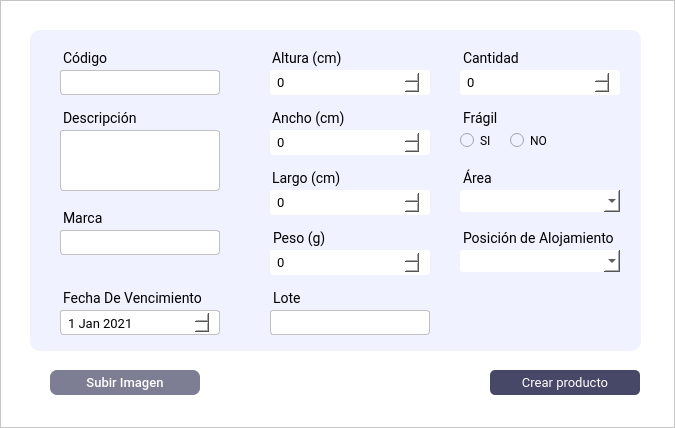
<?xml version="1.0" encoding="UTF-8"?>
<ui version="4.0">
 <class>MainWindow</class>
 <widget class="QMainWindow" name="MainWindow">
  <property name="geometry">
   <rect>
    <x>0</x>
    <y>0</y>
    <width>675</width>
    <height>428</height>
   </rect>
  </property>
  <property name="windowTitle">
   <string>Nuevo Producto</string>
  </property>
  <property name="toolTipDuration">
   <number>0</number>
  </property>
  <widget class="QWidget" name="centralwidget">
   <layout class="QVBoxLayout" name="verticalLayout">
    <property name="spacing">
     <number>0</number>
    </property>
    <property name="leftMargin">
     <number>0</number>
    </property>
    <property name="topMargin">
     <number>0</number>
    </property>
    <property name="rightMargin">
     <number>0</number>
    </property>
    <property name="bottomMargin">
     <number>0</number>
    </property>
    <item>
     <widget class="QFrame" name="frame_2">
      <property name="minimumSize">
       <size>
        <width>0</width>
        <height>300</height>
       </size>
      </property>
      <property name="maximumSize">
       <size>
        <width>16777215</width>
        <height>16777215</height>
       </size>
      </property>
      <property name="styleSheet">
       <string notr="true">background: #fff;
</string>
      </property>
      <property name="frameShape">
       <enum>QFrame::StyledPanel</enum>
      </property>
      <property name="frameShadow">
       <enum>QFrame::Raised</enum>
      </property>
      <widget class="QFrame" name="frame_3">
       <property name="geometry">
        <rect>
         <x>30</x>
         <y>30</y>
         <width>611</width>
         <height>321</height>
        </rect>
       </property>
       <property name="maximumSize">
        <size>
         <width>16777215</width>
         <height>400</height>
        </size>
       </property>
       <property name="styleSheet">
        <string notr="true">border-radius: 10px;
background-color: rgb(240, 242, 255);
</string>
       </property>
       <property name="frameShape">
        <enum>QFrame::StyledPanel</enum>
       </property>
       <property name="frameShadow">
        <enum>QFrame::Raised</enum>
       </property>
       <widget class="QLabel" name="label_cantidad">
        <property name="geometry">
         <rect>
          <x>420</x>
          <y>10</y>
          <width>158</width>
          <height>27</height>
         </rect>
        </property>
        <property name="maximumSize">
         <size>
          <width>500</width>
          <height>16777215</height>
         </size>
        </property>
        <property name="font">
         <font>
          <family>Roboto</family>
          <pointsize>-1</pointsize>
         </font>
        </property>
        <property name="styleSheet">
         <string notr="true">font-family: Roboto;
font-size: 14px;
margin-top:10px;
margin-left:10px

</string>
        </property>
        <property name="text">
         <string>Cantidad</string>
        </property>
       </widget>
       <widget class="QLabel" name="label_ancho">
        <property name="geometry">
         <rect>
          <x>229</x>
          <y>70</y>
          <width>90</width>
          <height>27</height>
         </rect>
        </property>
        <property name="maximumSize">
         <size>
          <width>90</width>
          <height>16777215</height>
         </size>
        </property>
        <property name="font">
         <font>
          <family>Roboto</family>
          <pointsize>-1</pointsize>
         </font>
        </property>
        <property name="styleSheet">
         <string notr="true">font-family: Roboto;
font-size: 14px;
color: #000;
margin-top:10px;
margin-left:10px

</string>
        </property>
        <property name="text">
         <string>Ancho (cm)</string>
        </property>
       </widget>
       <widget class="QLabel" name="label_ubicacion">
        <property name="geometry">
         <rect>
          <x>20</x>
          <y>70</y>
          <width>91</width>
          <height>27</height>
         </rect>
        </property>
        <property name="font">
         <font>
          <family>Roboto</family>
          <pointsize>-1</pointsize>
         </font>
        </property>
        <property name="styleSheet">
         <string notr="true">font-family: Roboto;
font-size: 14px;
margin-top:10px;
margin-left:10px

</string>
        </property>
        <property name="text">
         <string>Descripción</string>
        </property>
       </widget>
       <widget class="QLabel" name="label_altura">
        <property name="geometry">
         <rect>
          <x>229</x>
          <y>10</y>
          <width>90</width>
          <height>27</height>
         </rect>
        </property>
        <property name="maximumSize">
         <size>
          <width>90</width>
          <height>16777215</height>
         </size>
        </property>
        <property name="font">
         <font>
          <family>Roboto</family>
          <pointsize>-1</pointsize>
         </font>
        </property>
        <property name="styleSheet">
         <string notr="true">font-family: Roboto;
font-size: 14px;
margin-top:10px;
margin-left:10px

</string>
        </property>
        <property name="text">
         <string>Altura (cm)</string>
        </property>
       </widget>
       <widget class="QLabel" name="label_codigo">
        <property name="geometry">
         <rect>
          <x>20</x>
          <y>10</y>
          <width>101</width>
          <height>27</height>
         </rect>
        </property>
        <property name="font">
         <font>
          <family>Roboto</family>
          <pointsize>-1</pointsize>
         </font>
        </property>
        <property name="styleSheet">
         <string notr="true">font-family: Roboto;
font-size: 14px;
margin-top:10px;
margin-left:10px

</string>
        </property>
        <property name="text">
         <string>Código</string>
        </property>
       </widget>
       <widget class="QLineEdit" name="codigo_input">
        <property name="geometry">
         <rect>
          <x>20</x>
          <y>40</y>
          <width>170</width>
          <height>25</height>
         </rect>
        </property>
        <property name="minimumSize">
         <size>
          <width>0</width>
          <height>0</height>
         </size>
        </property>
        <property name="maximumSize">
         <size>
          <width>16777215</width>
          <height>25</height>
         </size>
        </property>
        <property name="styleSheet">
         <string notr="true">QLineEdit{
background-color: #fff;
border: 0.5px solid #c1c1c1;
border-radius: 3px;
padding: 4 5px;
color: #e9e9;
font-family:Roboto;
font-size:13px;
font-weight: 400;
margin-left: 10px;

}</string>
        </property>
        <property name="text">
         <string/>
        </property>
        <property name="placeholderText">
         <string/>
        </property>
       </widget>
       <widget class="QLabel" name="label_lote">
        <property name="geometry">
         <rect>
          <x>230</x>
          <y>250</y>
          <width>154</width>
          <height>27</height>
         </rect>
        </property>
        <property name="maximumSize">
         <size>
          <width>154</width>
          <height>16777215</height>
         </size>
        </property>
        <property name="font">
         <font>
          <family>Roboto</family>
          <pointsize>-1</pointsize>
         </font>
        </property>
        <property name="styleSheet">
         <string notr="true">font-family: Roboto;
font-size: 14px;
margin-top:10px;
margin-left:10px

</string>
        </property>
        <property name="text">
         <string>Lote</string>
        </property>
       </widget>
       <widget class="QLabel" name="label_peso">
        <property name="geometry">
         <rect>
          <x>230</x>
          <y>190</y>
          <width>71</width>
          <height>27</height>
         </rect>
        </property>
        <property name="font">
         <font>
          <family>Roboto</family>
          <pointsize>-1</pointsize>
         </font>
        </property>
        <property name="styleSheet">
         <string notr="true">font-family: Roboto;
font-size: 14px;
margin-top:10px;
margin-left:10px

</string>
        </property>
        <property name="text">
         <string>Peso (g)</string>
        </property>
       </widget>
       <widget class="QLabel" name="label_marca">
        <property name="geometry">
         <rect>
          <x>20</x>
          <y>170</y>
          <width>100</width>
          <height>27</height>
         </rect>
        </property>
        <property name="font">
         <font>
          <family>Roboto</family>
          <pointsize>-1</pointsize>
         </font>
        </property>
        <property name="styleSheet">
         <string notr="true">font-family: Roboto;
font-size: 14px;
margin-top:10px;
margin-left:10px

</string>
        </property>
        <property name="text">
         <string>Marca</string>
        </property>
       </widget>
       <widget class="QLabel" name="label_largo">
        <property name="geometry">
         <rect>
          <x>229</x>
          <y>130</y>
          <width>90</width>
          <height>27</height>
         </rect>
        </property>
        <property name="maximumSize">
         <size>
          <width>90</width>
          <height>16777215</height>
         </size>
        </property>
        <property name="font">
         <font>
          <family>Roboto</family>
          <pointsize>-1</pointsize>
         </font>
        </property>
        <property name="styleSheet">
         <string notr="true">font-family: Roboto;
font-size: 14px;
margin-top:10px;
margin-left:10px

</string>
        </property>
        <property name="text">
         <string>Largo (cm)</string>
        </property>
       </widget>
       <widget class="QLineEdit" name="lote_input">
        <property name="geometry">
         <rect>
          <x>230</x>
          <y>280</y>
          <width>170</width>
          <height>25</height>
         </rect>
        </property>
        <property name="minimumSize">
         <size>
          <width>0</width>
          <height>0</height>
         </size>
        </property>
        <property name="maximumSize">
         <size>
          <width>16777215</width>
          <height>25</height>
         </size>
        </property>
        <property name="styleSheet">
         <string notr="true">QLineEdit{
background-color: #fff;
border: 0.5px solid #c1c1c1;
border-radius: 3px;
padding: 4 5px;
color: #e9e9;
font-family:Roboto;
font-size:13px;
font-weight: 400;
margin-left: 10px;

}
</string>
        </property>
        <property name="inputMethodHints">
         <set>Qt::ImhNone</set>
        </property>
        <property name="echoMode">
         <enum>QLineEdit::Normal</enum>
        </property>
        <property name="placeholderText">
         <string/>
        </property>
       </widget>
       <widget class="QSpinBox" name="peso_num">
        <property name="geometry">
         <rect>
          <x>230</x>
          <y>220</y>
          <width>170</width>
          <height>25</height>
         </rect>
        </property>
        <property name="styleSheet">
         <string notr="true">background-color: #fff;
border-radius: 3px;
padding: 4 5px;
color: rgb(0, 0, 0);
font-family:Roboto;
border: none;
font-size:13px;
font-weight: 400;
margin-left: 10px;
</string>
        </property>
        <property name="minimum">
         <number>0</number>
        </property>
        <property name="maximum">
         <number>9999</number>
        </property>
       </widget>
       <widget class="QSpinBox" name="altura_num">
        <property name="geometry">
         <rect>
          <x>230</x>
          <y>40</y>
          <width>170</width>
          <height>25</height>
         </rect>
        </property>
        <property name="styleSheet">
         <string notr="true">background-color: #fff;
border-radius: 3px;
padding: 4 5px;
color: rgb(0, 0, 0);
font-family:Roboto;
border: none;
font-size:13px;
font-weight: 400;
margin-left: 10px;
</string>
        </property>
        <property name="minimum">
         <number>0</number>
        </property>
        <property name="maximum">
         <number>9999</number>
        </property>
       </widget>
       <widget class="QSpinBox" name="ancho_num">
        <property name="geometry">
         <rect>
          <x>230</x>
          <y>100</y>
          <width>170</width>
          <height>25</height>
         </rect>
        </property>
        <property name="styleSheet">
         <string notr="true">background-color: #fff;
border-radius: 3px;
padding: 4 5px;
color: rgb(0, 0, 0);
font-family:Roboto;
border: none;
font-size:13px;
font-weight: 400;
margin-left: 10px;
</string>
        </property>
        <property name="minimum">
         <number>0</number>
        </property>
        <property name="maximum">
         <number>9999</number>
        </property>
       </widget>
       <widget class="QSpinBox" name="largo_num">
        <property name="geometry">
         <rect>
          <x>230</x>
          <y>160</y>
          <width>170</width>
          <height>25</height>
         </rect>
        </property>
        <property name="styleSheet">
         <string notr="true">background-color: #fff;
border-radius: 3px;
padding: 4 5px;
color: rgb(0, 0, 0);
font-family:Roboto;
border: none;
font-size:13px;
font-weight: 400;
margin-left: 10px;
</string>
        </property>
        <property name="minimum">
         <number>0</number>
        </property>
        <property name="maximum">
         <number>999</number>
        </property>
       </widget>
       <widget class="QSpinBox" name="cantidad_num">
        <property name="geometry">
         <rect>
          <x>420</x>
          <y>40</y>
          <width>170</width>
          <height>25</height>
         </rect>
        </property>
        <property name="styleSheet">
         <string notr="true">background-color: #fff;
border-radius: 3px;
padding: 4 5px;
color: rgb(0, 0, 0);
font-family:Roboto;
border: none;
font-size:13px;
font-weight: 400;
margin-left: 10px;
</string>
        </property>
        <property name="minimum">
         <number>0</number>
        </property>
        <property name="maximum">
         <number>9999</number>
        </property>
       </widget>
       <widget class="QLabel" name="label_fragil">
        <property name="geometry">
         <rect>
          <x>420</x>
          <y>70</y>
          <width>90</width>
          <height>27</height>
         </rect>
        </property>
        <property name="maximumSize">
         <size>
          <width>90</width>
          <height>16777215</height>
         </size>
        </property>
        <property name="font">
         <font>
          <family>Roboto</family>
          <pointsize>-1</pointsize>
         </font>
        </property>
        <property name="styleSheet">
         <string notr="true">font-family: Roboto;
font-size: 14px;
margin-top:10px;
margin-left:10px

</string>
        </property>
        <property name="text">
         <string>Frágil</string>
        </property>
       </widget>
       <widget class="QRadioButton" name="fragil_si">
        <property name="geometry">
         <rect>
          <x>430</x>
          <y>100</y>
          <width>51</width>
          <height>21</height>
         </rect>
        </property>
        <property name="styleSheet">
         <string notr="true">font-family: Roboto;
font-size: 12px;
</string>
        </property>
        <property name="text">
         <string>SI</string>
        </property>
        <property name="iconSize">
         <size>
          <width>30</width>
          <height>30</height>
         </size>
        </property>
       </widget>
       <widget class="QRadioButton" name="fragil_no">
        <property name="geometry">
         <rect>
          <x>480</x>
          <y>100</y>
          <width>51</width>
          <height>21</height>
         </rect>
        </property>
        <property name="styleSheet">
         <string notr="true">font-family: Roboto;
font-size: 12px;</string>
        </property>
        <property name="text">
         <string>NO</string>
        </property>
        <property name="iconSize">
         <size>
          <width>30</width>
          <height>30</height>
         </size>
        </property>
       </widget>
       <widget class="QLabel" name="label_area">
        <property name="geometry">
         <rect>
          <x>420</x>
          <y>130</y>
          <width>90</width>
          <height>27</height>
         </rect>
        </property>
        <property name="maximumSize">
         <size>
          <width>90</width>
          <height>16777215</height>
         </size>
        </property>
        <property name="font">
         <font>
          <family>Roboto</family>
          <pointsize>-1</pointsize>
         </font>
        </property>
        <property name="styleSheet">
         <string notr="true">font-family: Roboto;
font-size: 14px;
margin-top:10px;
margin-left:10px

</string>
        </property>
        <property name="text">
         <string>Área</string>
        </property>
       </widget>
       <widget class="QComboBox" name="area_comboBox">
        <property name="geometry">
         <rect>
          <x>420</x>
          <y>160</y>
          <width>170</width>
          <height>22</height>
         </rect>
        </property>
        <property name="styleSheet">
         <string notr="true">background-color: #fff;
border-radius: 3px;
padding: 4 5px;
color: rgb(0, 0, 0);
font-family:Roboto;
border: none;
font-size:13px;
font-weight: 400;
margin-left: 10px;
</string>
        </property>
       </widget>
       <widget class="QLabel" name="label_vencimiento">
        <property name="geometry">
         <rect>
          <x>20</x>
          <y>250</y>
          <width>151</width>
          <height>27</height>
         </rect>
        </property>
        <property name="font">
         <font>
          <family>Roboto</family>
          <pointsize>-1</pointsize>
         </font>
        </property>
        <property name="styleSheet">
         <string notr="true">font-family: Roboto;
font-size: 14px;
margin-top:10px;
margin-left:10px

</string>
        </property>
        <property name="text">
         <string>Fecha De Vencimiento</string>
        </property>
       </widget>
       <widget class="QDateEdit" name="venc_date">
        <property name="geometry">
         <rect>
          <x>20</x>
          <y>280</y>
          <width>170</width>
          <height>25</height>
         </rect>
        </property>
        <property name="styleSheet">
         <string notr="true">
background-color: #fff;
border: 0.5px solid #c1c1c1;
border-radius: 3px;
padding: 4 5px;
color: #000;
font-family:Roboto;
font-size:13px;
font-weight: 400;
margin-left: 10px;

</string>
        </property>
        <property name="dateTime">
         <datetime>
          <hour>0</hour>
          <minute>0</minute>
          <second>0</second>
          <year>2021</year>
          <month>1</month>
          <day>1</day>
         </datetime>
        </property>
       </widget>
       <widget class="QLineEdit" name="marca_input">
        <property name="geometry">
         <rect>
          <x>20</x>
          <y>200</y>
          <width>170</width>
          <height>25</height>
         </rect>
        </property>
        <property name="minimumSize">
         <size>
          <width>0</width>
          <height>0</height>
         </size>
        </property>
        <property name="maximumSize">
         <size>
          <width>16777215</width>
          <height>25</height>
         </size>
        </property>
        <property name="styleSheet">
         <string notr="true">QLineEdit{
background-color: #fff;
border: 0.5px solid #c1c1c1;
border-radius: 3px;
padding: 4 5px;
color: #e9e9;
font-family:Roboto;
font-size:13px;
font-weight: 400;
margin-left: 10px;


}
</string>
        </property>
        <property name="placeholderText">
         <string/>
        </property>
       </widget>
       <widget class="QTextEdit" name="descripcion_input">
        <property name="geometry">
         <rect>
          <x>20</x>
          <y>100</y>
          <width>170</width>
          <height>61</height>
         </rect>
        </property>
        <property name="styleSheet">
         <string notr="true">background-color: #fff;
border: 0.5px solid #c1c1c1;
border-radius: 3px;
padding: 4 5px;
color: #e9e9;
font-family:Roboto;
font-size:13px;
font-weight: 400;
margin-left: 10px;
</string>
        </property>
       </widget>
       <widget class="QComboBox" name="posicion_comboBox">
        <property name="geometry">
         <rect>
          <x>420</x>
          <y>220</y>
          <width>170</width>
          <height>22</height>
         </rect>
        </property>
        <property name="styleSheet">
         <string notr="true">background-color: #fff;
border-radius: 3px;
padding: 4 5px;
color: rgb(0, 0, 0);
font-family:Roboto;
border: none;
font-size:13px;
font-weight: 400;
margin-left: 10px;
</string>
        </property>
       </widget>
       <widget class="QLabel" name="label_area_2">
        <property name="geometry">
         <rect>
          <x>420</x>
          <y>190</y>
          <width>169</width>
          <height>27</height>
         </rect>
        </property>
        <property name="maximumSize">
         <size>
          <width>179</width>
          <height>16777215</height>
         </size>
        </property>
        <property name="font">
         <font>
          <family>Roboto</family>
          <pointsize>-1</pointsize>
         </font>
        </property>
        <property name="styleSheet">
         <string notr="true">font-family: Roboto;
font-size: 14px;
margin-top:10px;
margin-left:10px

</string>
        </property>
        <property name="text">
         <string>Posición de Alojamiento</string>
        </property>
       </widget>
      </widget>
      <widget class="QPushButton" name="crearprod_btn">
       <property name="geometry">
        <rect>
         <x>490</x>
         <y>370</y>
         <width>150</width>
         <height>25</height>
        </rect>
       </property>
       <property name="font">
        <font>
         <family>Roboto</family>
         <pointsize>-1</pointsize>
        </font>
       </property>
       <property name="cursor">
        <cursorShape>PointingHandCursor</cursorShape>
       </property>
       <property name="styleSheet">
        <string notr="true">QPushButton{
background-color: rgba(71, 71, 103);
color: #fff;
border-radius:5px;
font-family:Roboto;
font-size: 13px

}
QPushButton:hover{
background-color: rgba(71, 71, 103,180);
}</string>
       </property>
       <property name="text">
        <string>Crear producto</string>
       </property>
      </widget>
      <widget class="QPushButton" name="subirFoto_btn">
       <property name="geometry">
        <rect>
         <x>50</x>
         <y>370</y>
         <width>150</width>
         <height>25</height>
        </rect>
       </property>
       <property name="maximumSize">
        <size>
         <width>16777215</width>
         <height>16777215</height>
        </size>
       </property>
       <property name="cursor">
        <cursorShape>PointingHandCursor</cursorShape>
       </property>
       <property name="styleSheet">
        <string notr="true">QPushButton{
background-color: rgba(71, 71, 103,180);
border-radius: 7px;
padding: 4 10px;
color: #fff;
font-family:Roboto;
border: none;
font-size:13px;
font-weight: 500;
}
QPushButton:hover{
background-color: rgba(71, 71, 103);
color: #fff;

}</string>
       </property>
       <property name="text">
        <string>Subir Imagen</string>
       </property>
      </widget>
     </widget>
    </item>
   </layout>
  </widget>
 </widget>
 <resources>
  <include location="img/img_oficiales.qrc"/>
 </resources>
 <connections/>
</ui>
